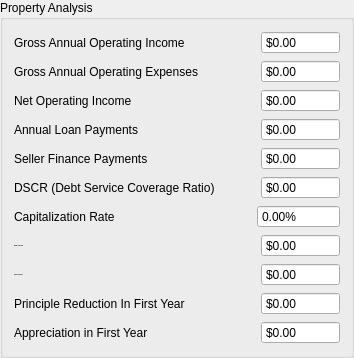
            <widget class="QGroupBox" name="groupBox_propertyAnalysisOp">
             <property name="styleSheet">
              <string notr="true"/>
             </property>
             <property name="title">
              <string>Property Analysis</string>
             </property>
             <layout class="QGridLayout" name="gridLayout_17">
              <item row="0" column="0">
               <layout class="QHBoxLayout" name="horizontalLayout_74">
                <item>
                 <widget class="QLabel" name="label_66">
                  <property name="sizePolicy">
                   <sizepolicy hsizetype="MinimumExpanding" vsizetype="Preferred">
                    <horstretch>0</horstretch>
                    <verstretch>0</verstretch>
                   </sizepolicy>
                  </property>
                  <property name="text">
                   <string>Gross Annual Operating Income</string>
                  </property>
                 </widget>
                </item>
                <item>
                 <spacer name="horizontalSpacer_64">
                  <property name="orientation">
                   <enum>Qt::Orientation::Horizontal</enum>
                  </property>
                  <property name="sizeHint" stdset="0">
                   <size>
                    <width>40</width>
                    <height>20</height>
                   </size>
                  </property>
                 </spacer>
                </item>
                <item>
                 <widget class="QDoubleSpinBox" name="doubleSpinBox_gAOIOp">
                  <property name="toolTip">
                   <string>Please fill Gross Operating Monthly Income</string>
                  </property>
                  <property name="readOnly">
                   <bool>true</bool>
                  </property>
                  <property name="buttonSymbols">
                   <enum>QAbstractSpinBox::ButtonSymbols::NoButtons</enum>
                  </property>
                  <property name="prefix">
                   <string>$</string>
                  </property>
                  <property name="minimum">
                   <double>-100000000.000000000000000</double>
                  </property>
                  <property name="maximum">
                   <double>9999999999.989999771118164</double>
                  </property>
                 </widget>
                </item>
               </layout>
              </item>
              <item row="1" column="0">
               <layout class="QHBoxLayout" name="horizontalLayout_75">
                <item>
                 <widget class="QLabel" name="label_67">
                  <property name="sizePolicy">
                   <sizepolicy hsizetype="MinimumExpanding" vsizetype="Preferred">
                    <horstretch>0</horstretch>
                    <verstretch>0</verstretch>
                   </sizepolicy>
                  </property>
                  <property name="text">
                   <string>Gross Annual Operating Expenses</string>
                  </property>
                 </widget>
                </item>
                <item>
                 <spacer name="horizontalSpacer_65">
                  <property name="orientation">
                   <enum>Qt::Orientation::Horizontal</enum>
                  </property>
                  <property name="sizeHint" stdset="0">
                   <size>
                    <width>40</width>
                    <height>20</height>
                   </size>
                  </property>
                 </spacer>
                </item>
                <item>
                 <widget class="QDoubleSpinBox" name="doubleSpinBox_gAOEOp">
                  <property name="toolTip">
                   <string>Please fill Total Annual Expenses</string>
                  </property>
                  <property name="readOnly">
                   <bool>true</bool>
                  </property>
                  <property name="buttonSymbols">
                   <enum>QAbstractSpinBox::ButtonSymbols::NoButtons</enum>
                  </property>
                  <property name="prefix">
                   <string>$</string>
                  </property>
                  <property name="minimum">
                   <double>-100000000.000000000000000</double>
                  </property>
                  <property name="maximum">
                   <double>9999999999.989999771118164</double>
                  </property>
                 </widget>
                </item>
               </layout>
              </item>
              <item row="2" column="0">
               <layout class="QHBoxLayout" name="horizontalLayout_76">
                <item>
                 <widget class="QLabel" name="label_68">
                  <property name="sizePolicy">
                   <sizepolicy hsizetype="MinimumExpanding" vsizetype="Preferred">
                    <horstretch>0</horstretch>
                    <verstretch>0</verstretch>
                   </sizepolicy>
                  </property>
                  <property name="text">
                   <string>Net Operating Income</string>
                  </property>
                 </widget>
                </item>
                <item>
                 <spacer name="horizontalSpacer_66">
                  <property name="orientation">
                   <enum>Qt::Orientation::Horizontal</enum>
                  </property>
                  <property name="sizeHint" stdset="0">
                   <size>
                    <width>40</width>
                    <height>20</height>
                   </size>
                  </property>
                 </spacer>
                </item>
                <item>
                 <widget class="QDoubleSpinBox" name="doubleSpinBox_nOIOp">
                  <property name="toolTip">
                   <string>Please fill Gross Annual Operating Income, Gross Annual Operating Expenses</string>
                  </property>
                  <property name="readOnly">
                   <bool>true</bool>
                  </property>
                  <property name="buttonSymbols">
                   <enum>QAbstractSpinBox::ButtonSymbols::NoButtons</enum>
                  </property>
                  <property name="prefix">
                   <string>$</string>
                  </property>
                  <property name="minimum">
                   <double>-100000000.000000000000000</double>
                  </property>
                  <property name="maximum">
                   <double>9999999999.989999771118164</double>
                  </property>
                 </widget>
                </item>
               </layout>
              </item>
              <item row="3" column="0">
               <layout class="QHBoxLayout" name="horizontalLayout_77">
                <item>
                 <widget class="QLabel" name="label_69">
                  <property name="sizePolicy">
                   <sizepolicy hsizetype="MinimumExpanding" vsizetype="Preferred">
                    <horstretch>0</horstretch>
                    <verstretch>0</verstretch>
                   </sizepolicy>
                  </property>
                  <property name="text">
                   <string>Annual Loan Payments</string>
                  </property>
                 </widget>
                </item>
                <item>
                 <spacer name="horizontalSpacer_67">
                  <property name="orientation">
                   <enum>Qt::Orientation::Horizontal</enum>
                  </property>
                  <property name="sizeHint" stdset="0">
                   <size>
                    <width>40</width>
                    <height>20</height>
                   </size>
                  </property>
                 </spacer>
                </item>
                <item>
                 <widget class="QDoubleSpinBox" name="doubleSpinBox_aLPOp">
                  <property name="toolTip">
                   <string>Please Fill Payment per Period($) in Mortgage Calculator Tab</string>
                  </property>
                  <property name="readOnly">
                   <bool>true</bool>
                  </property>
                  <property name="buttonSymbols">
                   <enum>QAbstractSpinBox::ButtonSymbols::NoButtons</enum>
                  </property>
                  <property name="prefix">
                   <string>$</string>
                  </property>
                  <property name="minimum">
                   <double>-100000000.000000000000000</double>
                  </property>
                  <property name="maximum">
                   <double>9999999999.989999771118164</double>
                  </property>
                 </widget>
                </item>
               </layout>
              </item>
              <item row="4" column="0">
               <layout class="QHBoxLayout" name="horizontalLayout_78">
                <item>
                 <widget class="QLabel" name="label_70">
                  <property name="sizePolicy">
                   <sizepolicy hsizetype="MinimumExpanding" vsizetype="Preferred">
                    <horstretch>0</horstretch>
                    <verstretch>0</verstretch>
                   </sizepolicy>
                  </property>
                  <property name="text">
                   <string>Seller Finance Payments</string>
                  </property>
                 </widget>
                </item>
                <item>
                 <spacer name="horizontalSpacer_81">
                  <property name="orientation">
                   <enum>Qt::Orientation::Horizontal</enum>
                  </property>
                  <property name="sizeHint" stdset="0">
                   <size>
                    <width>40</width>
                    <height>20</height>
                   </size>
                  </property>
                 </spacer>
                </item>
                <item>
                 <widget class="QDoubleSpinBox" name="doubleSpinBox_sFPOp">
                  <property name="toolTip">
                   <string>Please Fill Monthly Payment (auto-calc) in Seller Financing Tab</string>
                  </property>
                  <property name="readOnly">
                   <bool>true</bool>
                  </property>
                  <property name="buttonSymbols">
                   <enum>QAbstractSpinBox::ButtonSymbols::NoButtons</enum>
                  </property>
                  <property name="prefix">
                   <string>$</string>
                  </property>
                  <property name="minimum">
                   <double>-100000000.000000000000000</double>
                  </property>
                  <property name="maximum">
                   <double>9999999999.989999771118164</double>
                  </property>
                 </widget>
                </item>
               </layout>
              </item>
              <item row="5" column="0">
               <layout class="QHBoxLayout" name="horizontalLayout_79">
                <item>
                 <widget class="QLabel" name="label_71">
                  <property name="sizePolicy">
                   <sizepolicy hsizetype="MinimumExpanding" vsizetype="Preferred">
                    <horstretch>0</horstretch>
                    <verstretch>0</verstretch>
                   </sizepolicy>
                  </property>
                  <property name="text">
                   <string>DSCR (Debt Service Coverage Ratio)</string>
                  </property>
                 </widget>
                </item>
                <item>
                 <spacer name="horizontalSpacer_82">
                  <property name="orientation">
                   <enum>Qt::Orientation::Horizontal</enum>
                  </property>
                  <property name="sizeHint" stdset="0">
                   <size>
                    <width>40</width>
                    <height>20</height>
                   </size>
                  </property>
                 </spacer>
                </item>
                <item>
                 <widget class="QDoubleSpinBox" name="doubleSpinBox_dSCROp">
                  <property name="toolTip">
                   <string>Please Fill Net Operating Income, Annual Loan Payments</string>
                  </property>
                  <property name="readOnly">
                   <bool>true</bool>
                  </property>
                  <property name="buttonSymbols">
                   <enum>QAbstractSpinBox::ButtonSymbols::NoButtons</enum>
                  </property>
                  <property name="prefix">
                   <string>$</string>
                  </property>
                  <property name="minimum">
                   <double>-100000000.000000000000000</double>
                  </property>
                  <property name="maximum">
                   <double>9999999999.989999771118164</double>
                  </property>
                 </widget>
                </item>
               </layout>
              </item>
              <item row="6" column="0">
               <layout class="QHBoxLayout" name="horizontalLayout_80">
                <item>
                 <widget class="QLabel" name="label_72">
                  <property name="sizePolicy">
                   <sizepolicy hsizetype="MinimumExpanding" vsizetype="Preferred">
                    <horstretch>0</horstretch>
                    <verstretch>0</verstretch>
                   </sizepolicy>
                  </property>
                  <property name="text">
                   <string>Capitalization Rate</string>
                  </property>
                 </widget>
                </item>
                <item>
                 <spacer name="horizontalSpacer_83">
                  <property name="orientation">
                   <enum>Qt::Orientation::Horizontal</enum>
                  </property>
                  <property name="sizeHint" stdset="0">
                   <size>
                    <width>40</width>
                    <height>20</height>
                   </size>
                  </property>
                 </spacer>
                </item>
                <item>
                 <widget class="QDoubleSpinBox" name="doubleSpinBox_capitalizationRateOp">
                  <property name="toolTip">
                   <string>Please Fill Net Operating Income, Contract Price</string>
                  </property>
                  <property name="readOnly">
                   <bool>true</bool>
                  </property>
                  <property name="buttonSymbols">
                   <enum>QAbstractSpinBox::ButtonSymbols::NoButtons</enum>
                  </property>
                  <property name="prefix">
                   <string/>
                  </property>
                  <property name="suffix">
                   <string>%</string>
                  </property>
                  <property name="minimum">
                   <double>-100000000.000000000000000</double>
                  </property>
                  <property name="maximum">
                   <double>9999999999.989999771118164</double>
                  </property>
                 </widget>
                </item>
               </layout>
              </item>
              <item row="7" column="0">
               <layout class="QHBoxLayout" name="horizontalLayout_81">
                <item>
                 <widget class="QLabel" name="label_73">
                  <property name="sizePolicy">
                   <sizepolicy hsizetype="MinimumExpanding" vsizetype="Preferred">
                    <horstretch>0</horstretch>
                    <verstretch>0</verstretch>
                   </sizepolicy>
                  </property>
                  <property name="font">
                   <font>
                    <pointsize>-1</pointsize>
                    <bold>true</bold>
                   </font>
                  </property>
                  <property name="text">
                   <string>Monthly Cash Flow</string>
                  </property>
                 </widget>
                </item>
                <item>
                 <spacer name="horizontalSpacer_84">
                  <property name="orientation">
                   <enum>Qt::Orientation::Horizontal</enum>
                  </property>
                  <property name="sizeHint" stdset="0">
                   <size>
                    <width>40</width>
                    <height>20</height>
                   </size>
                  </property>
                 </spacer>
                </item>
                <item>
                 <widget class="QDoubleSpinBox" name="doubleSpinBox_mCFOp">
                  <property name="toolTip">
                   <string>Please Fill Annual Cash Flow</string>
                  </property>
                  <property name="readOnly">
                   <bool>true</bool>
                  </property>
                  <property name="buttonSymbols">
                   <enum>QAbstractSpinBox::ButtonSymbols::NoButtons</enum>
                  </property>
                  <property name="prefix">
                   <string>$</string>
                  </property>
                  <property name="minimum">
                   <double>-100000000.000000000000000</double>
                  </property>
                  <property name="maximum">
                   <double>9999999999.989999771118164</double>
                  </property>
                 </widget>
                </item>
               </layout>
              </item>
              <item row="8" column="0">
               <layout class="QHBoxLayout" name="horizontalLayout_82">
                <item>
                 <widget class="QLabel" name="label_74">
                  <property name="sizePolicy">
                   <sizepolicy hsizetype="MinimumExpanding" vsizetype="Preferred">
                    <horstretch>0</horstretch>
                    <verstretch>0</verstretch>
                   </sizepolicy>
                  </property>
                  <property name="font">
                   <font>
                    <pointsize>-1</pointsize>
                    <bold>true</bold>
                   </font>
                  </property>
                  <property name="text">
                   <string>Annual Cash Flow</string>
                  </property>
                 </widget>
                </item>
                <item>
                 <spacer name="horizontalSpacer_85">
                  <property name="orientation">
                   <enum>Qt::Orientation::Horizontal</enum>
                  </property>
                  <property name="sizeHint" stdset="0">
                   <size>
                    <width>40</width>
                    <height>18</height>
                   </size>
                  </property>
                 </spacer>
                </item>
                <item>
                 <widget class="QDoubleSpinBox" name="doubleSpinBox_aCFOp">
                  <property name="toolTip">
                   <string>Please Fill Gross Annual Operating Income, Gross Annual Operating Expenses, Annual Loan Payments, Seller Finance Payments</string>
                  </property>
                  <property name="readOnly">
                   <bool>true</bool>
                  </property>
                  <property name="buttonSymbols">
                   <enum>QAbstractSpinBox::ButtonSymbols::NoButtons</enum>
                  </property>
                  <property name="prefix">
                   <string>$</string>
                  </property>
                  <property name="minimum">
                   <double>-100000000.000000000000000</double>
                  </property>
                  <property name="maximum">
                   <double>9999999999.989999771118164</double>
                  </property>
                 </widget>
                </item>
               </layout>
              </item>
              <item row="9" column="0">
               <layout class="QHBoxLayout" name="horizontalLayout_83">
                <item>
                 <widget class="QLabel" name="label_75">
                  <property name="sizePolicy">
                   <sizepolicy hsizetype="MinimumExpanding" vsizetype="Preferred">
                    <horstretch>0</horstretch>
                    <verstretch>0</verstretch>
                   </sizepolicy>
                  </property>
                  <property name="text">
                   <string>Principle Reduction In First Year</string>
                  </property>
                 </widget>
                </item>
                <item>
                 <spacer name="horizontalSpacer_86">
                  <property name="orientation">
                   <enum>Qt::Orientation::Horizontal</enum>
                  </property>
                  <property name="sizeHint" stdset="0">
                   <size>
                    <width>40</width>
                    <height>18</height>
                   </size>
                  </property>
                 </spacer>
                </item>
                <item>
                 <widget class="QDoubleSpinBox" name="doubleSpinBox_principleReduction1Op">
                  <property name="toolTip">
                   <string>Please Fill first 12 values of Principal Column in Payment Schedule Table</string>
                  </property>
                  <property name="readOnly">
                   <bool>true</bool>
                  </property>
                  <property name="buttonSymbols">
                   <enum>QAbstractSpinBox::ButtonSymbols::NoButtons</enum>
                  </property>
                  <property name="prefix">
                   <string>$</string>
                  </property>
                  <property name="minimum">
                   <double>-100000000.000000000000000</double>
                  </property>
                  <property name="maximum">
                   <double>9999999999.989999771118164</double>
                  </property>
                 </widget>
                </item>
               </layout>
              </item>
              <item row="10" column="0">
               <layout class="QHBoxLayout" name="horizontalLayout_84">
                <item>
                 <widget class="QLabel" name="label_76">
                  <property name="sizePolicy">
                   <sizepolicy hsizetype="MinimumExpanding" vsizetype="Preferred">
                    <horstretch>0</horstretch>
                    <verstretch>0</verstretch>
                   </sizepolicy>
                  </property>
                  <property name="text">
                   <string>Appreciation in First Year</string>
                  </property>
                 </widget>
                </item>
                <item>
                 <spacer name="horizontalSpacer_87">
                  <property name="orientation">
                   <enum>Qt::Orientation::Horizontal</enum>
                  </property>
                  <property name="sizeHint" stdset="0">
                   <size>
                    <width>40</width>
                    <height>18</height>
                   </size>
                  </property>
                 </spacer>
                </item>
                <item>
                 <widget class="QDoubleSpinBox" name="doubleSpinBox_appreciation1Op">
                  <property name="toolTip">
                   <string>Please Fill Contract Price , Annual Appreciation Rate in %</string>
                  </property>
                  <property name="readOnly">
                   <bool>true</bool>
                  </property>
                  <property name="buttonSymbols">
                   <enum>QAbstractSpinBox::ButtonSymbols::NoButtons</enum>
                  </property>
                  <property name="prefix">
                   <string>$</string>
                  </property>
                  <property name="minimum">
                   <double>-100000000.000000000000000</double>
                  </property>
                  <property name="maximum">
                   <double>9999999999.989999771118164</double>
                  </property>
                 </widget>
                </item>
               </layout>
              </item>
             </layout>
            </widget>
